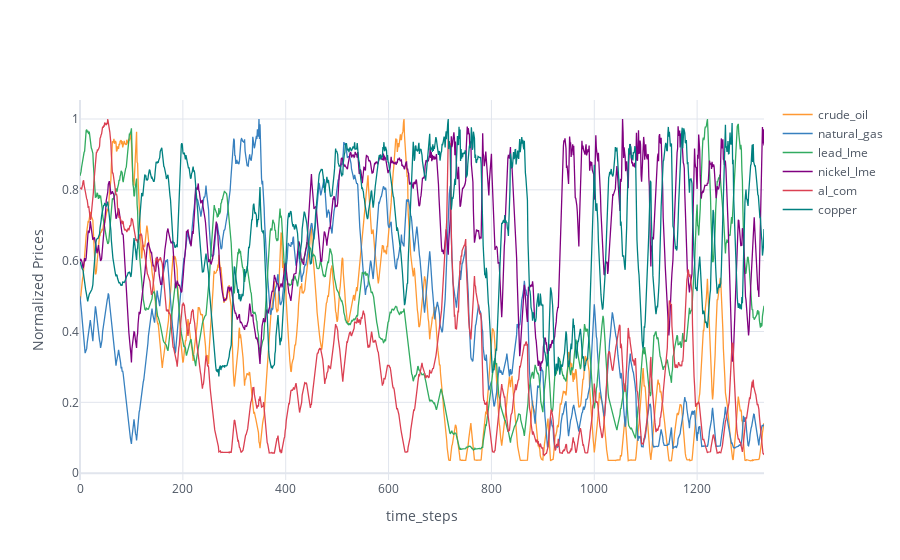

Source (notebook cell):
### Code cell
cf.go_offline()
cf.set_config_file(world_readable=True, theme="white")

buffer = SimulatedCommodityBuffer.objects.select_related("commodity").order_by("captured_at").all()

price_variations = {}
for snapshot in buffer:
    if snapshot.commodity.name not in price_variations:
        price_variations[snapshot.commodity.name] = []
    price_variations[snapshot.commodity.name].append(snapshot.price_snapshot)

# print(price_variations)
for cmmdty_name in price_variations:
    price_snaps = price_variations[cmmdty_name]
    price_array = np.array(np.absolute(price_snaps))
    max_price = max(price_array)
    normalized_snaps = price_array/max_price
    price_variations[cmmdty_name] = normalized_snaps

    

commodity_names = list(price_variations.keys())


df_regret_comparisons = pd.DataFrame(price_variations)
df_regret_comparisons.iplot(
    xTitle='time_steps',
    yTitle='Normalized Prices'
)

### Figure 1 — Plotly figure (JSON) as saved in the notebook; plotly's stock layout.template omitted (floating-point values rounded to 4 significant figures; data arrays with more than 128 entries replaced by an {"elided": "..."} marker saying what was removed)
{"data": [{"line": {"color": "rgba(255, 153, 51, 1.0)", "dash": "solid", "shape": "linear", "width": 1.3}, "mode": "lines", "name": "crude_oil", "text": "", "type": "scatter", "x": {"elided": "1331 int values"}, "y": {"elided": "1331 float values"}}, {"line": {"color": "rgba(55, 128, 191, 1.0)", "dash": "solid", "shape": "linear", "width": 1.3}, "mode": "lines", "name": "natural_gas", "text": "", "type": "scatter", "x": {"elided": "1331 int values"}, "y": {"elided": "1331 float values"}}, {"line": {"color": "rgba(50, 171, 96, 1.0)", "dash": "solid", "shape": "linear", "width": 1.3}, "mode": "lines", "name": "lead_lme", "text": "", "type": "scatter", "x": {"elided": "1331 int values"}, "y": {"elided": "1331 float values"}}, {"line": {"color": "rgba(128, 0, 128, 1.0)", "dash": "solid", "shape": "linear", "width": 1.3}, "mode": "lines", "name": "nickel_lme", "text": "", "type": "scatter", "x": {"elided": "1331 int values"}, "y": {"elided": "1331 float values"}}, {"line": {"color": "rgba(219, 64, 82, 1.0)", "dash": "solid", "shape": "linear", "width": 1.3}, "mode": "lines", "name": "al_com", "text": "", "type": "scatter", "x": {"elided": "1331 int values"}, "y": {"elided": "1331 float values"}}, {"line": {"color": "rgba(0, 128, 128, 1.0)", "dash": "solid", "shape": "linear", "width": 1.3}, "mode": "lines", "name": "copper", "text": "", "type": "scatter", "x": {"elided": "1331 int values"}, "y": {"elided": "1331 float values"}}], "layout": {"legend": {"bgcolor": "#FFFFFF", "font": {"color": "#4D5663"}}, "paper_bgcolor": "#FFFFFF", "plot_bgcolor": "#FFFFFF", "title": {"font": {"color": "#4D5663"}}, "xaxis": {"gridcolor": "#E1E5ED", "showgrid": true, "tickfont": {"color": "#4D5663"}, "title": {"font": {"color": "#4D5663"}, "text": "time_steps"}, "zerolinecolor": "#E1E5ED"}, "yaxis": {"gridcolor": "#E1E5ED", "showgrid": true, "tickfont": {"color": "#4D5663"}, "title": {"font": {"color": "#4D5663"}, "text": "Normalized Prices"}, "zerolinecolor": "#E1E5ED"}}}
